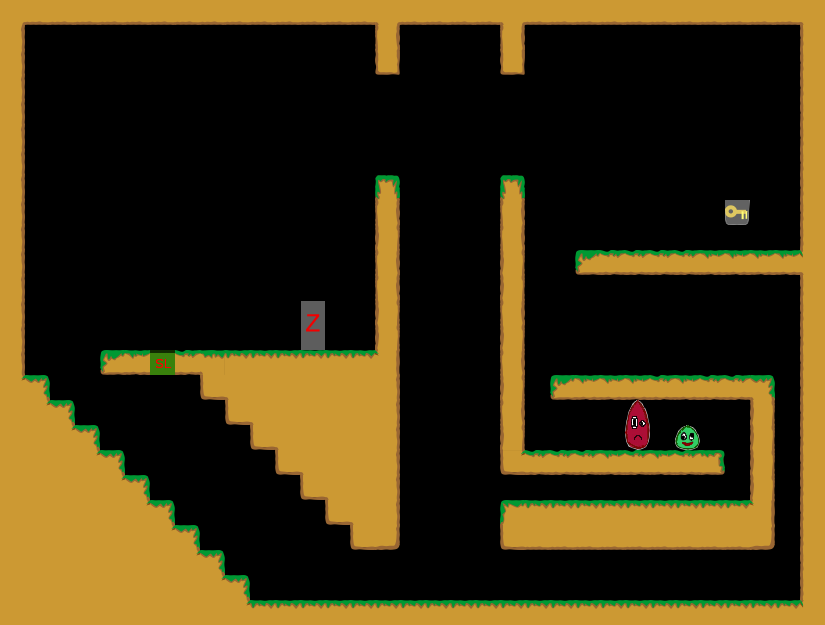

Tiled map render using the project's own tile images. Description and the map definition, with tile-layer contents summarised, below:
An orthogonal 33x25 tile map with 25x25 px tiles, 1 tile layer (Kachelebene 1).

<map version="1.0" orientation="orthogonal" width="33" height="25" tilewidth="25" tileheight="25">
 <tileset firstgid="1" name="Tileset" tilewidth="25" tileheight="25">
  <image source="../../../img/Tileset.png" width="400" height="250" />
 </tileset>
 <layer name="Kachelebene 1" width="33" height="25">
  <data>[825 cells, 285 non-empty, 34 distinct tile ids]</data>
 </layer>
</map>
